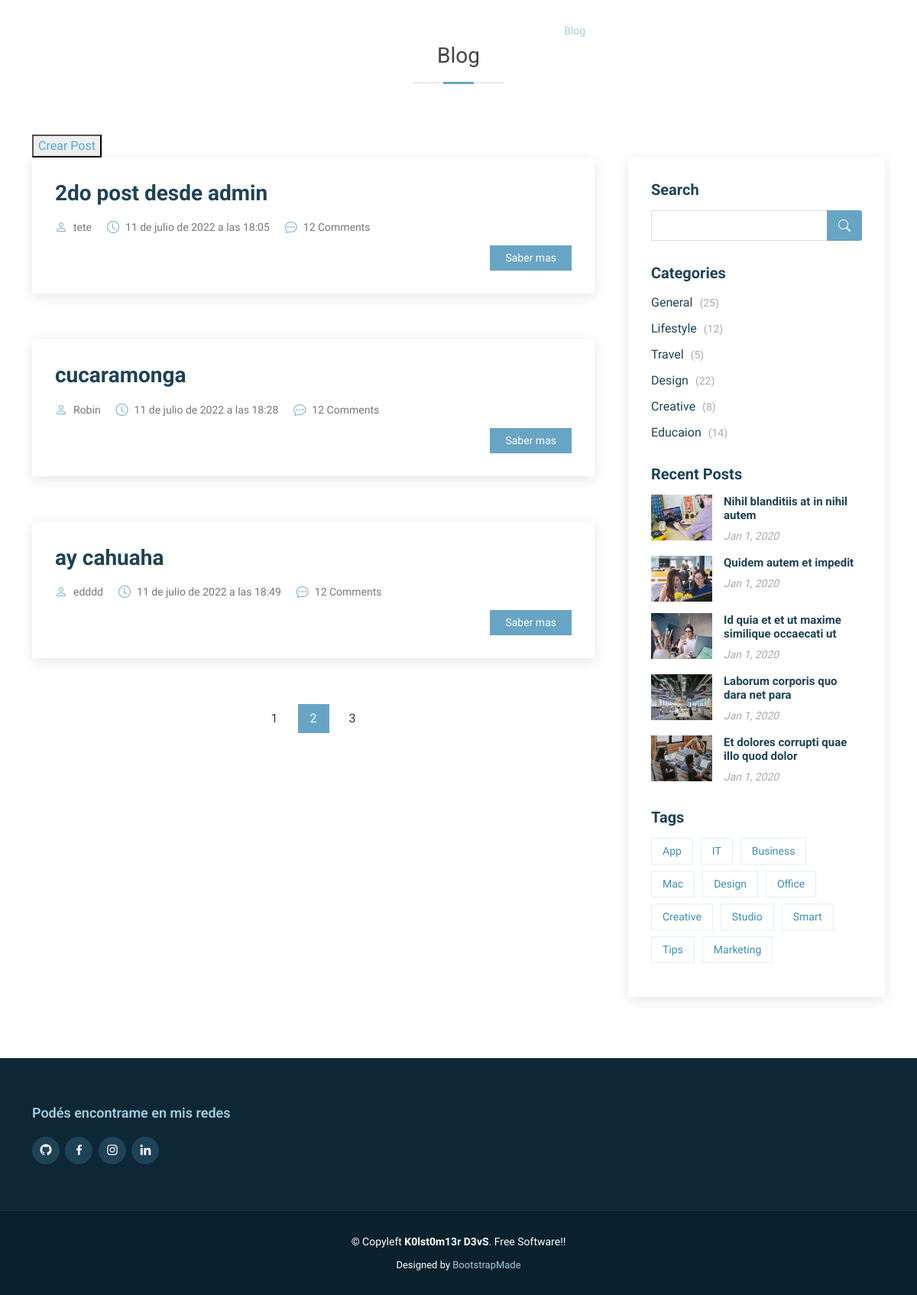
/blog (signed in), run on the app's committed database.
### DjangoApp/models.py (models this page shows, shortened)
class Post(models.Model):
    titulo = models.CharField(max_length=40)
    imagen = models.ImageField(upload_to="blog/", default="/")
    post = models.TextField()
    autor = models.CharField(max_length=40)
    fecha = models.DateTimeField(auto_now_add=True)

### DjangoApp/views.py (the view)
# urls.py: path('blog',views.blog, name="blog"),
def blog(request):
    post = Post.objects.all()
    ctx = {"post": post}
    return render(request, 'DjangoApp/blog.html', ctx)

### DjangoApp/templates/DjangoApp/blog.html (shortened to what this page needs)
{% extends "DjangoApp/base.html" %}
{% load static %}
{% block contenido %}
    <section id="blog" class="blog">
      <div class="container" data-aos="fade-up">
            <div class="section-title my-3">
                <h2>Blog</h2>
            </div>
        <div class="row">
          <div class="col-lg-8 entries">
            <button><a href="{% url 'crearPost' %}">Crear Post</a></button>
          </div>
          <div class="col-lg-8 entries">
             {% for ent in  post %}
            <article class="entry">
              <h2 class="entry-title">
                <a href="#">{{ent.titulo}}</a>
              </h2>
             <div class="entry-meta">
                <ul>
                  <li class="d-flex align-items-center"><i class="bi bi-person"></i> <a href="#">{{ent.autor}}</a></li>
                  <li class="d-flex align-items-center"><i class="bi bi-clock"></i> <a href="#"><time datetime="2020-01-01">{{ent.fecha}}</time></a></li>
                  <li class="d-flex align-items-center"><i class="bi bi-chat-dots"></i> <a href="#">12 Comments</a></li>
                </ul>
              </div>
              <div class="entry-content">
                <div class="read-more">
                  <a href="{% url 'blogSingle' ent.id %}">Saber mas</a>
                </div>
              </div>
            </article>
            {% endfor %}
            <div class="blog-pagination">
              <ul class="justify-content-center">
                <li><a href="#">1</a></li>
                <li class="active"><a href="#">2</a></li>
                <li><a href="#">3</a></li>
              </ul>
            </div>
          </div>
          <div class="col-lg-4">
            <div class="sidebar">
              <h3 class="sidebar-title">Search</h3>
              <div class="sidebar-item search-form">
                <form action="">
                  <input type="text">
                  <button type="submit"><i class="bi bi-search"></i></button>
                </form>
              </div>
              <h3 class="sidebar-title">Categories</h3>
              <div class="sidebar-item categories">
                <ul>
                  <li><a href="#">General <span>(25)</span></a></li>
                  <li><a href="#">Lifestyle <span>(12)</span></a></li>
                  <li><a href="#">Travel <span>(5)</span></a></li>
                  <li><a href="#">Design <span>(22)</span></a></li>
                  <li><a href="#">Creative <span>(8)</span></a></li>
                  <li><a href="#">Educaion <span>(14)</span></a></li>
                </ul>
              </div>
              <h3 class="sidebar-title">Recent Posts</h3>
              <div class="sidebar-item recent-posts">
                <div class="post-item clearfix">
                  <img src="{% static 'DjangoApp/assets/img/blog/blog-2.jpg' %}" alt="">
                  <h4><a href="blog-single.html">Nihil blanditiis at in nihil autem</a></h4>
                  <time datetime="2020-01-01">Jan 1, 2020</time>
                </div>
                <div class="post-item clearfix">
                  <img src="assets/img/blog/blog-recent-2.jpg" alt="">
                  <h4><a href="blog-single.html">Quidem autem et impedit</a></h4>
                  <time datetime="2020-01-01">Jan 1, 2020</time>
                </div>
                <div class="post-item clearfix">
                  <img src="assets/img/blog/blog-recent-3.jpg" alt="">
                  <h4><a href="blog-single.html">Id quia et et ut maxime similique occaecati ut</a></h4>
                  <time datetime="2020-01-01">Jan 1, 2020</time>
                </div>
                <div class="post-item clearfix">
                  <img src="assets/img/blog/blog-recent-4.jpg" alt="">
                  <h4><a href="blog-single.html">Laborum corporis quo dara net para</a></h4>
                  <time datetime="2020-01-01">Jan 1, 2020</time>
                </div>
                <div class="post-item clearfix">
                  <img src="assets/img/blog/blog-recent-5.jpg" alt="">
                  <h4><a href="blog-single.html">Et dolores corrupti quae illo quod dolor</a></h4>
                  <time datetime="2020-01-01">Jan 1, 2020</time>
                </div>
              </div>
              <h3 class="sidebar-title">Tags</h3>
              <div class="sidebar-item tags">
                <ul>
                  <li><a href="#">App</a></li>
                  <li><a href="#">IT</a></li>
                  <li><a href="#">Business</a></li>
                  <li><a href="#">Mac</a></li>
                  <li><a href="#">Design</a></li>
                  <li><a href="#">Office</a></li>
                  <li><a href="#">Creative</a></li>
                  <li><a href="#">Studio</a></li>
                  <li><a href="#">Smart</a></li>
                  <li><a href="#">Tips</a></li>
                  <li><a href="#">Marketing</a></li>
                </ul>
              </div>
            </div>
          </div>
        </div>
      </div>
    </section>
{% endblock %}

### DjangoApp/static/DjangoApp/assets/css/style.css (style rules this page uses)
body { font-family: "Open Sans", sans-serif; color: #444; }
a { color: #4fa6d5; text-decoration: none; }
h1, h2, h3, h4, h5, h6, .font-primary { font-family: "Roboto", sans-serif; }
section { padding: 60px 0; }
.section-title { text-align: center; padding-bottom: 30px; }
.section-title h2 { font-size: 28px; font-weight: 400; margin-bottom: 20px; padding-bottom: 20px; position: relative; }
.section-title h2::before { content: ""; position: absolute; display: block; width: 120px; height: 1px; background: #ddd; bottom: 1px; left: calc(50% - 60px); }
.section-title h2::after { content: ""; position: absolute; display: block; width: 40px; height: 3px; background: #68A4C4; bottom: 0; left: calc(50% - 20px); }
.blog { padding: 40px 0 20px 0; }
.blog .entry { padding: 30px; margin-bottom: 60px; box-shadow: 0 4px 16px rgba(0, 0, 0, 0.1); }
.blog .entry .entry-title { font-size: 28px; font-weight: bold; padding: 0; margin: 0 0 20px 0; }
.blog .entry .entry-title a { color: #1e4356; transition: 0.3s; }
.blog .entry .entry-meta { margin-bottom: 15px; color: #72afce; }
.blog .entry .entry-meta ul { display: flex; flex-wrap: wrap; list-style: none; align-items: center; padding: 0; margin: 0; }
.blog .entry .entry-meta ul li + li { padding-left: 20px; }
.blog .entry .entry-meta i { font-size: 16px; margin-right: 8px; line-height: 0; }
.blog .entry .entry-meta a { color: #777777; font-size: 14px; display: inline-block; line-height: 1; }
.blog .entry .entry-content .read-more { -moz-text-align-last: right; text-align-last: right; }
.blog .entry .entry-content .read-more a { display: inline-block; background: #68A4C4; color: #fff; padding: 6px 20px; transition: 0.3s; font-size: 14px; }
.blog .blog-pagination { color: #387ea2; }
.blog .blog-pagination ul { display: flex; padding: 0; margin: 0; list-style: none; }
.blog .blog-pagination li { margin: 0 5px; transition: 0.3s; }
.blog .blog-pagination li a { color: #1e4356; padding: 7px 16px; display: flex; align-items: center; justify-content: center; }
.blog .blog-pagination li.active, .blog .blog-pagination li:hover { background: #68A4C4; }
.blog .blog-pagination li.active a, .blog .blog-pagination li:hover a { color: #fff; }
.blog .sidebar { padding: 30px; margin: 0 0 60px 20px; box-shadow: 0 4px 16px rgba(0, 0, 0, 0.1); }
.blog .sidebar .sidebar-title { font-size: 20px; font-weight: 700; padding: 0 0 0 0; margin: 0 0 15px 0; color: #1e4356; position: relative; }
.blog .sidebar .sidebar-item { margin-bottom: 30px; }
.blog .sidebar .search-form form { background: #fff; border: 1px solid #ddd; padding: 3px 10px; position: relative; }
.blog .sidebar .search-form form input[type=text] { border: 0; padding: 4px; border-radius: 4px; width: calc(100% - 40px); }
.blog .sidebar .search-form form button { position: absolute; top: 0; right: 0; bottom: 0; border: 0; background: none; font-size: 16px; padding: 0 15px; margin: -1px; background: #68A4C4; color: #fff; transition: 0.3s; border-radius: 0 4px 4px 0; line-height: 0; }
.blog .sidebar .search-form form button i { line-height: 0; }
.blog .sidebar .categories ul { list-style: none; padding: 0; }
.blog .sidebar .categories ul li + li { padding-top: 10px; }
.blog .sidebar .categories ul a { color: #1e4356; transition: 0.3s; }
.blog .sidebar .categories ul a span { padding-left: 5px; color: #aaaaaa; font-size: 14px; }
.blog .sidebar .recent-posts .post-item + .post-item { margin-top: 15px; }
.blog .sidebar .recent-posts img { width: 80px; float: left; }
.blog .sidebar .recent-posts h4 { font-size: 15px; margin-left: 95px; font-weight: bold; }
.blog .sidebar .recent-posts h4 a { color: #1e4356; transition: 0.3s; }
.blog .sidebar .recent-posts time { display: block; margin-left: 95px; font-style: italic; font-size: 14px; color: #aaaaaa; }
.blog .sidebar .tags { margin-bottom: -10px; }
.blog .sidebar .tags ul { list-style: none; padding: 0; }
.blog .sidebar .tags ul li { display: inline-block; }
.blog .sidebar .tags ul a { color: #3f8db5; font-size: 14px; padding: 6px 14px; margin: 0 6px 8px 0; border: 1px solid #e4eff5; display: inline-block; transition: 0.3s; }

### data on the page
Post: titulo "2do post desde admin", autor "tete", fecha "11 de julio de 2022 a las 18:05"
Post: titulo "cucaramonga", autor "Robin", fecha "11 de julio de 2022 a las 18:28"
Post: titulo "ay cahuaha", autor "edddd", fecha "11 de julio de 2022 a las 18:49"
